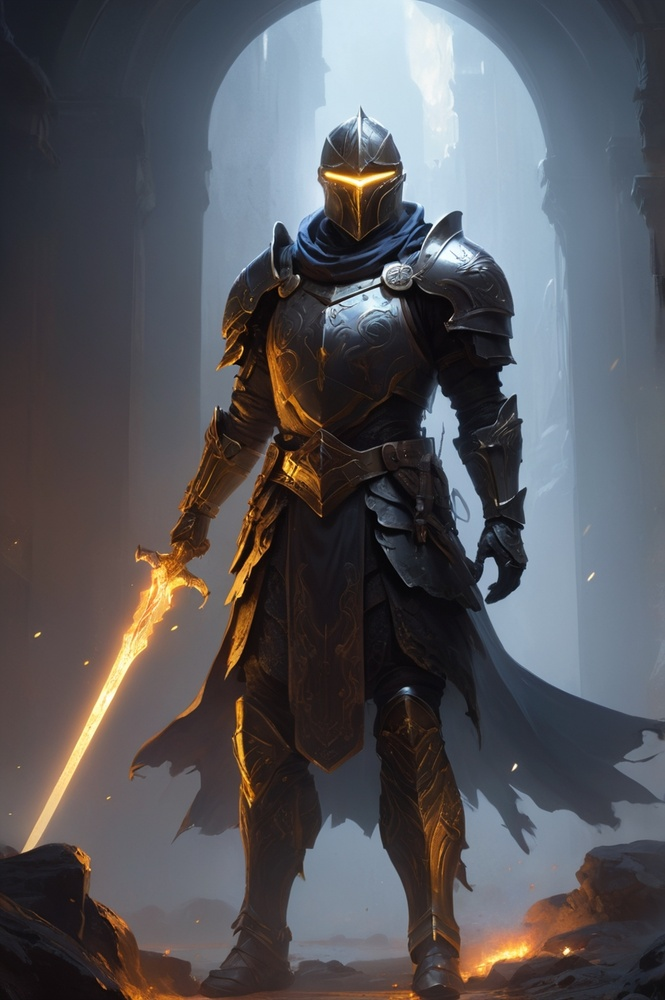
#> input picture 2025-07-11_taller_ojos_digitales/media/AlbedoBase_XL_a_highcontrast_cinematic_photo_of_a_character_co_1.jpg, 665 x 1000 px, shrunk from 840 x 1264 before the run, found by its file name
$ jupyter execute taller_ojos_digitales.ipynb   (shell and % lines are left out)   (older library calls are emulated)
#> lines starting #> are read from the running program, lines starting #| are printed output that depends on the picture
[cell 1]
import cv2
import matplotlib.pyplot as plt

# Cargar imagen
img_color = cv2.imread("AlbedoBase_XL_a_highcontrast_cinematic_photo_of_a_character_co_1.jpg")  # cambia por el nombre real de tu imagen
#> img_color is the input picture: shape (1000, 665, 3); mean B, G, R 91.5, 86.6, 86.7
img_color = cv2.cvtColor(img_color, cv2.COLOR_BGR2RGB)

# Escala de grises
img_gray = cv2.cvtColor(img_color, cv2.COLOR_RGB2GRAY)
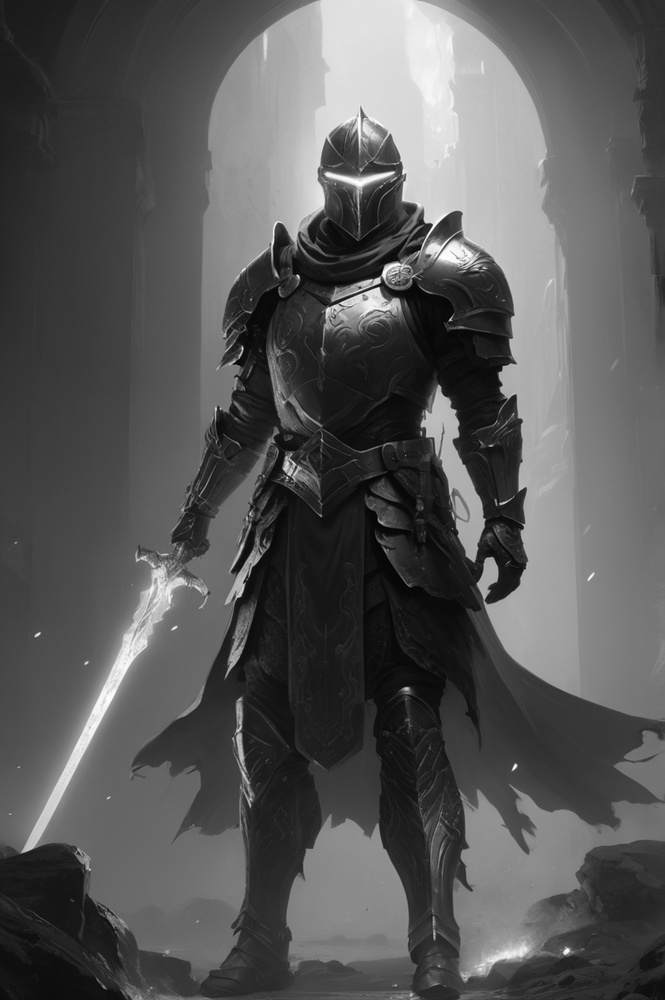
#> img_gray: shape (1000, 665); min 0, max 254, mean 87.2

# Visualización
plt.subplot(1, 2, 1), plt.imshow(img_color), plt.title("Color"), plt.axis('off')
plt.subplot(1, 2, 2), plt.imshow(img_gray, cmap='gray'), plt.title("Grises"), plt.axis('off')
plt.show()
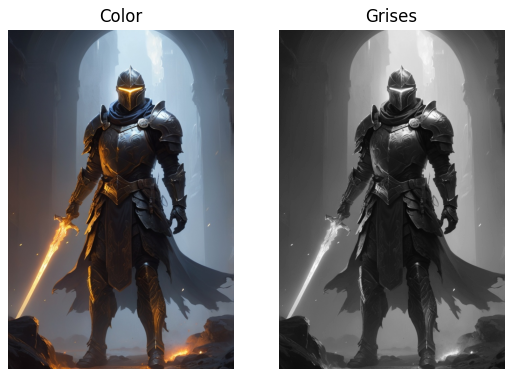
#> figure drawn by matplotlib, 2 panels

[cell 2]
import numpy as np

# Filtro blur
blurred = cv2.GaussianBlur(img_gray, (5, 5), 0)

# Filtro sharpening
kernel_sharp = np.array([[0, -1, 0],
                         [-1, 5, -1],
                         [0, -1, 0]])
sharpened = cv2.filter2D(img_gray, -1, kernel_sharp)

# Mostrar
plt.figure(figsize=(12, 4))
plt.subplot(1, 3, 1), plt.imshow(img_gray, cmap='gray'), plt.title("Original"), plt.axis('off')
plt.subplot(1, 3, 2), plt.imshow(blurred, cmap='gray'), plt.title("Blur"), plt.axis('off')
plt.subplot(1, 3, 3), plt.imshow(sharpened, cmap='gray'), plt.title("Sharpen"), plt.axis('off')
plt.show()
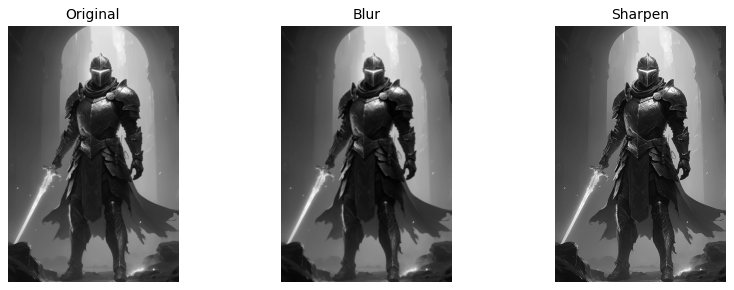
#> figure drawn by matplotlib, 3 panels

[cell 3]
# Sobel
sobelx = cv2.Sobel(img_gray, cv2.CV_64F, 1, 0, ksize=5)
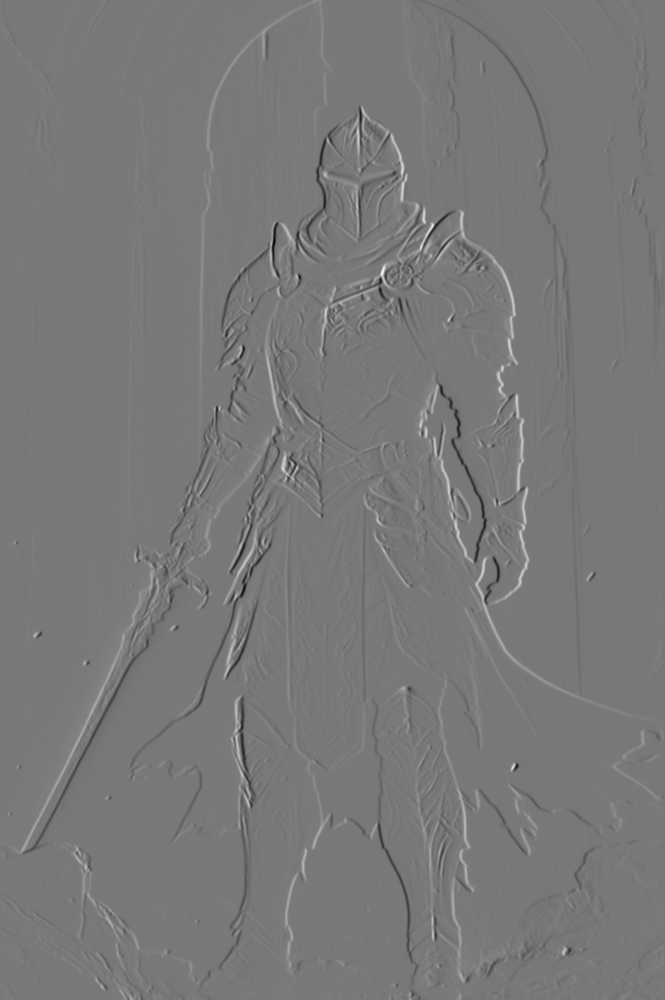
#> sobelx: shape (1000, 665) float64; min -9374, max 10398, mean 5.7; drawn with min black and max white
sobely = cv2.Sobel(img_gray, cv2.CV_64F, 0, 1, ksize=5)
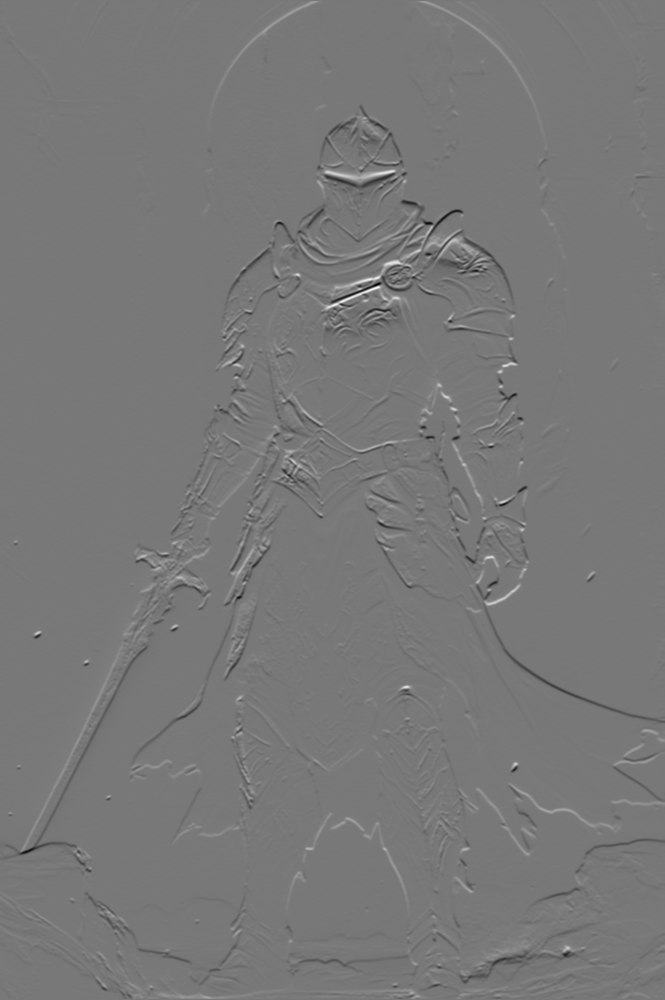
#> sobely: shape (1000, 665) float64; min -8534, max 9514, mean -3.9; drawn with min black and max white

# Laplaciano
laplacian = cv2.Laplacian(img_gray, cv2.CV_64F)
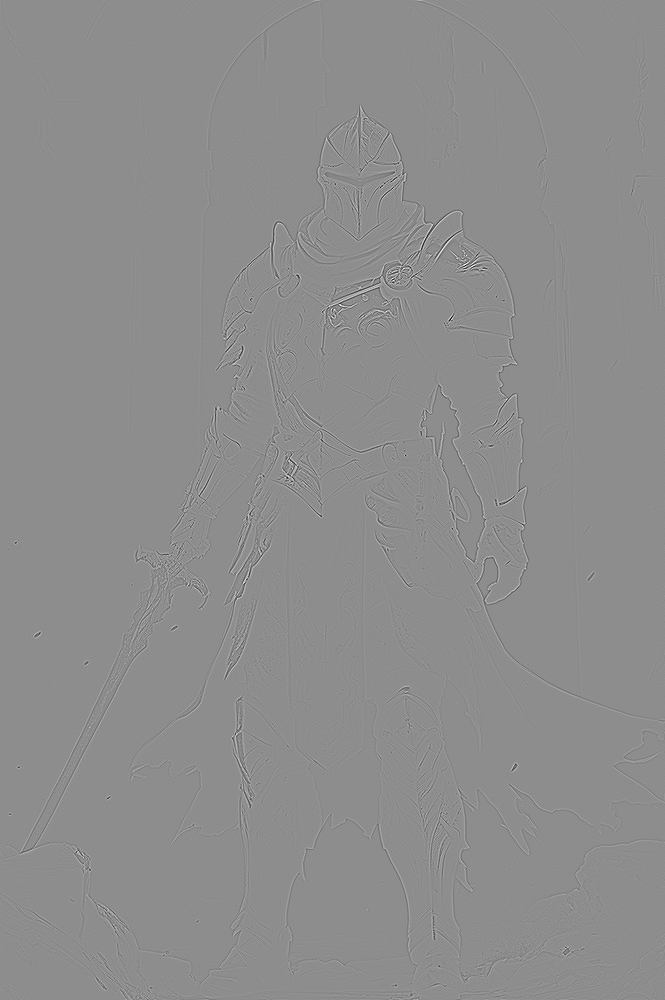
#> laplacian: shape (1000, 665) float64; min -381, max 306, mean 0; drawn with min black and max white

# Mostrar
plt.figure(figsize=(12, 4))
plt.subplot(1, 3, 1), plt.imshow(sobelx, cmap='gray'), plt.title("Sobel X"), plt.axis('off')
plt.subplot(1, 3, 2), plt.imshow(sobely, cmap='gray'), plt.title("Sobel Y"), plt.axis('off')
plt.subplot(1, 3, 3), plt.imshow(laplacian, cmap='gray'), plt.title("Laplaciano"), plt.axis('off')
plt.show()
